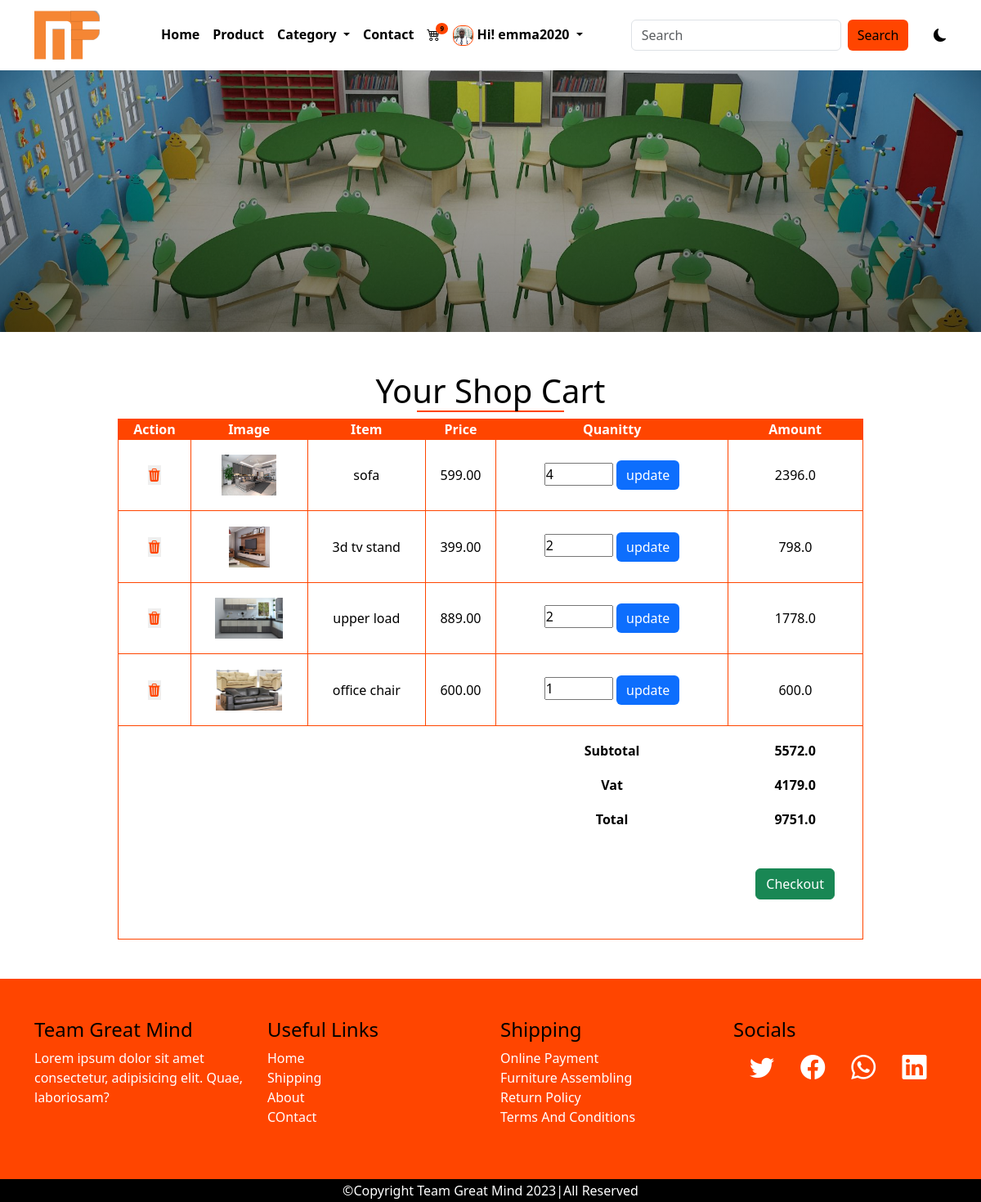
Page /cart (signed in) on the committed database.
### main/models.py (models this page shows, shortened)
class AppInfo(models.Model):
    appname = models.CharField(max_length=50)
    avater= models.ImageField(upload_to='avater', default=True)
    logo = models.ImageField(upload_to='logo')
    carousel1 = models.ImageField(upload_to='carousel')
    carousel2 = models.ImageField(upload_to='carousel')
    carousel3 = models.ImageField(upload_to='carousel')
    banner = models.ImageField(upload_to= 'banner')
    copyright = models.IntegerField()

class Customer(models.Model):
    user = models.OneToOneField(User, on_delete= models.CASCADE)
    first_name = models.CharField(max_length=50)
    last_name = models.CharField(max_length=50)
    phone = models.CharField(max_length=15)
    email = models.EmailField(max_length=100)
    address = models.CharField(max_length=150)
    pix= models.ImageField(upload_to='customer')
    joined= models.DateTimeField(auto_now=True)
    class Meta:
        db_table = 'customer'
        verbose_name = 'customer'
        verbose_name_plural ='customer'

class Cart(models.Model):
    user= models.ForeignKey(User, on_delete=models.CASCADE)
    furniture=models.ForeignKey(Product, on_delete=models.CASCADE)
    price= models.DecimalField(max_digits=5, decimal_places=2)
    amount= models.CharField(max_length=10)
    quantity= models.IntegerField()
    paid = models.BooleanField()

class Product(models.Model):
    category = models.ForeignKey(Category, on_delete=models.CASCADE)
    name = models.CharField(max_length=50)
    slug = models.SlugField(unique=True)
    pix = models.ImageField(upload_to='pix')
    price = models.DecimalField(max_digits=5, decimal_places=2)
    discount_price = models.DecimalField(max_digits=5, decimal_places=2, blank=True, null=True)
    description = models.TextField()
    featured= models.BooleanField(default=False)
    uploaded = models.DateField(auto_now=True)
    edited = models.DateField(auto_now_add=True)

### main/views.py (the view)
# urls.py: path('cart', views.cart, name='cart'),
@login_required(login_url='signin')
def cart(request):
    cart= Cart.objects.filter(user__username = request.user.username, paid=False)
    for item in cart:
        item.amount = float(item.price * item.quantity)
        item.save()
        subtotal = 0
        vat = 0
        total = 0
    for item in cart:
        subtotal += item.amount
        vat = 0.75* subtotal
        total = vat + subtotal
    context = {
        'cart': cart,
        'subtotal' : subtotal,
        'vat': vat,
        'total': total
    }
    return render(request, 'cart.html', context)

### main/context_processor.py (called while the page is built)
def dropdown(request):
     info= AppInfo.objects.get(pk=1)
     fcat = Category.objects.all()
     context = {
          'info': info,
          'fcat': fcat,
     }
     return context

def cartcount(request):
     count= Cart.objects.filter(user__username= request.user.username, paid=False)
     itemcount=0
     for item in count:
          itemcount += item.quantity
     context = {
          'itemcount': itemcount
     }
     return context

### main/templates/cart.html (shortened to what this page needs)
{% extends 'base.html' %}
{% block header %} {% include 'header.html' %}{% endblock header %}
{% block banner %} {% include 'banner.html' %}{% endblock banner %}
{% block content %}
<div class="container mt-5">
    <h1 class="title">your shop cart</h1>
    <div class="row cart mb-5">
        <table>
            <thead>
                <th>action</th>
                <th>image</th>
                <th>item</th>
                <th>price</th>
                <th>quanitty</th>
                <th>amount</th>
            </thead>
            <tbody>
                {% for product in cart %}
                <tr class="item">
                    <form action="{% url 'delete' %}" method="POST">
                        <td>
                            <button type="submit"><i class="bi bi-trash3-fill"></i></button>
                        </td>
                    </form>
                    <td><img src="{{product.furniture.pix.url}}" alt="" style="height: 50px;"></td>
                    <td><span>{{product.furniture.name}}</span></td>
                    <td>{{product.price}}</td>
                    <form action=" {% url 'update' %}" method="POST">
                        <td>
                            <input type="number" name="quant" value="{{product.quantity}}" min="1" max="30">
                            <button type="submit" class="btn btn-primary">update</button>
                        </td>
                    </form>
                    <td>{{product.amount}}</td>
                </tr>
                {% endfor %}
                <tr class="subtot">
                    <td></td>
                    <td></td>
                    <td></td>
                    <td></td>
                    <td>Subtotal</td>
                    <td>{{subtotal}}</td>
                </tr>
                <tr class="subtot">
                    <td></td>
                    <td></td>
                    <td></td>
                    <td></td>
                    <td>Vat</td>
                    <td>{{vat}}</td>
                </tr>
                <tr class="subtot">
                    <td></td>
                    <td></td>
                    <td></td>
                    <td></td>
                    <td>Total</td>
                    <td>{{total}}</td>
                </tr>
                <tr class="checkbtn">
                    <td></td>
                    <td></td>
                    <td></td>
                    <td></td>
                    <td></td>
                    <td><button class="btn btn-success mb-5 mt-5"><a href="{% url 'checkout' %}">Checkout</a></button></td>
                </tr>
            </tbody>
        </table>
    </div>
</div>
   {% endblock content %}
   {% block footer %} {% include 'footer.html' %}{% endblock footer %}

### main/templates/header.html (shortened to what this page needs)
<nav class="navbar navbar-expand-lg">
    <div class="container">
    <a class="navbar-brand" href="#"><img src="{{info.logo.url}}" alt="" style="height: 60px;"></a>
    <div class="collapse navbar-collapse" id="navbarSupportedContent">
    <ul class="navbar-nav mx-auto mb-2 mb-lg-0">
        {% if user.is_authenticated %}
        <li class="nav-item">
            <a class="nav-link" aria-current="page" href="{% url 'main' %}">Home</a>
        </li>
        <li class="nav-item">
            <a class="nav-link" href="{% url 'products' %}">Product</a>
        </li>
        <li class="nav-item dropdown">
            <a class="nav-link dropdown-toggle" href="#" role="button" data-bs-toggle="dropdown" aria-expanded="false">
                Category
            </a>
        </li>
        <li class="nav-item">
            <a class="nav-link" href="{% url 'contact' %}">Contact</a>
        </li>
        <li class="nav-item">
            <a class="nav-link" href="{% url 'cart' %}">
                <div class="wrapper">
                    <i class="bi bi-cart4"></i>
                    <span class="badge">{{itemcount}}</span>
                </div>
            </a>
        </li>
        <li class="nav-item dropdown">
                <a class="nav-link dropdown-toggle" href="#" role="button" data-bs-toggle="dropdown" aria-expanded="false">
                    {% if user.customer %}
                    <img src="{{user.customer.pix.url}}" alt="" style="height: 25px;">
                    {% endif %}
                    <span>Hi! {{user.username}}</span>
                </a>
             </li>
               </ul>
        {% endif %}
<form class="d-flex search" role="search" action="{% url 'search' %}" method="POST">
    <input class="form-control me-2" name="search" type="search" placeholder="Search" aria-label="Search">
    <button class="btn btn-outline-success" type="submit">Search</button>
</form>
<div class="samson">
    <i class="bi bi-moon-fill"></i>
</div>
</div>
</div>
</nav>

### main/static/css/style.css (style rules this page uses)
* { padding: 0%; margin: 0%; box-sizing: border-box; }
.samson { margin-left: 3%; cursor: pointer; }
:root { --bg:white; --icon:black; --text:black; }
body { background: var(--bg) !important; color: var(--text) !important; }
.navbar { background: var(--bg) !important; }
.navbar-nav a { color: var(--text); font-weight: 600; }
.wrapper { position: relative; }
.wrapper span { position: absolute; background-color: orangered; right: -10px; top: -2px; font-size: 8px; border-radius: 50%; color: black; }
.nav-link img { border: 1px solid orangered; border-radius: 40%; }
.search button { background-color: orangered; border: none; color: black; font-weight: 500; }
.title { text-transform: capitalize; text-align: center; }
.title::after { content: ''; display: block; width: 180px; height: 2px; background-color: orangered; margin-left: auto; margin-right: auto; }
.cart table { width: 80%; margin-left: 10%; margin-right: 10%; border: 1px solid orangered; border-collapse: collapse !important; text-align: center; }
.cart table { width: 80%; margin-left: 10%; margin-right: 10%; border: 1px solid orangered; text-align: center; }
.cart thead { background-color: orangered; text-transform: capitalize; color: white; }
.item td { padding-top: 2%; padding-bottom: 2%; font-weight: 500; border: 1px solid orangered; }
.cart .checkbtn a { text-transform: none; color: white; text-decoration: none; }
.item img { transition: 1s; cursor: pointer; }
.item i { color: orangered; }
.item button { border: none; }
.subtot td { padding-top: 2%; font-weight: 600; }

### rows in the picture
AppInfo: logo (picture)
Cart: furniture.pix (picture), furniture.name "sofa", price "599.00", quant "4", amount "2396.0"
Cart: furniture.pix (picture), furniture.name "3d tv stand", price "399.00", quant "2", amount "798.0"
Cart: furniture.pix (picture), furniture.name "upper load", price "889.00", quant "2", amount "1778.0"
Cart: furniture.pix (picture), furniture.name "office chair", price "600.00", quant "1", amount "600.0"

### other values in the picture
{{ itemcount }} "9"
{{ user.username }} "emma2020"
{{ subtotal }} "5572.0"
{{ vat }} "4179.0"
{{ total }} "9751.0"
